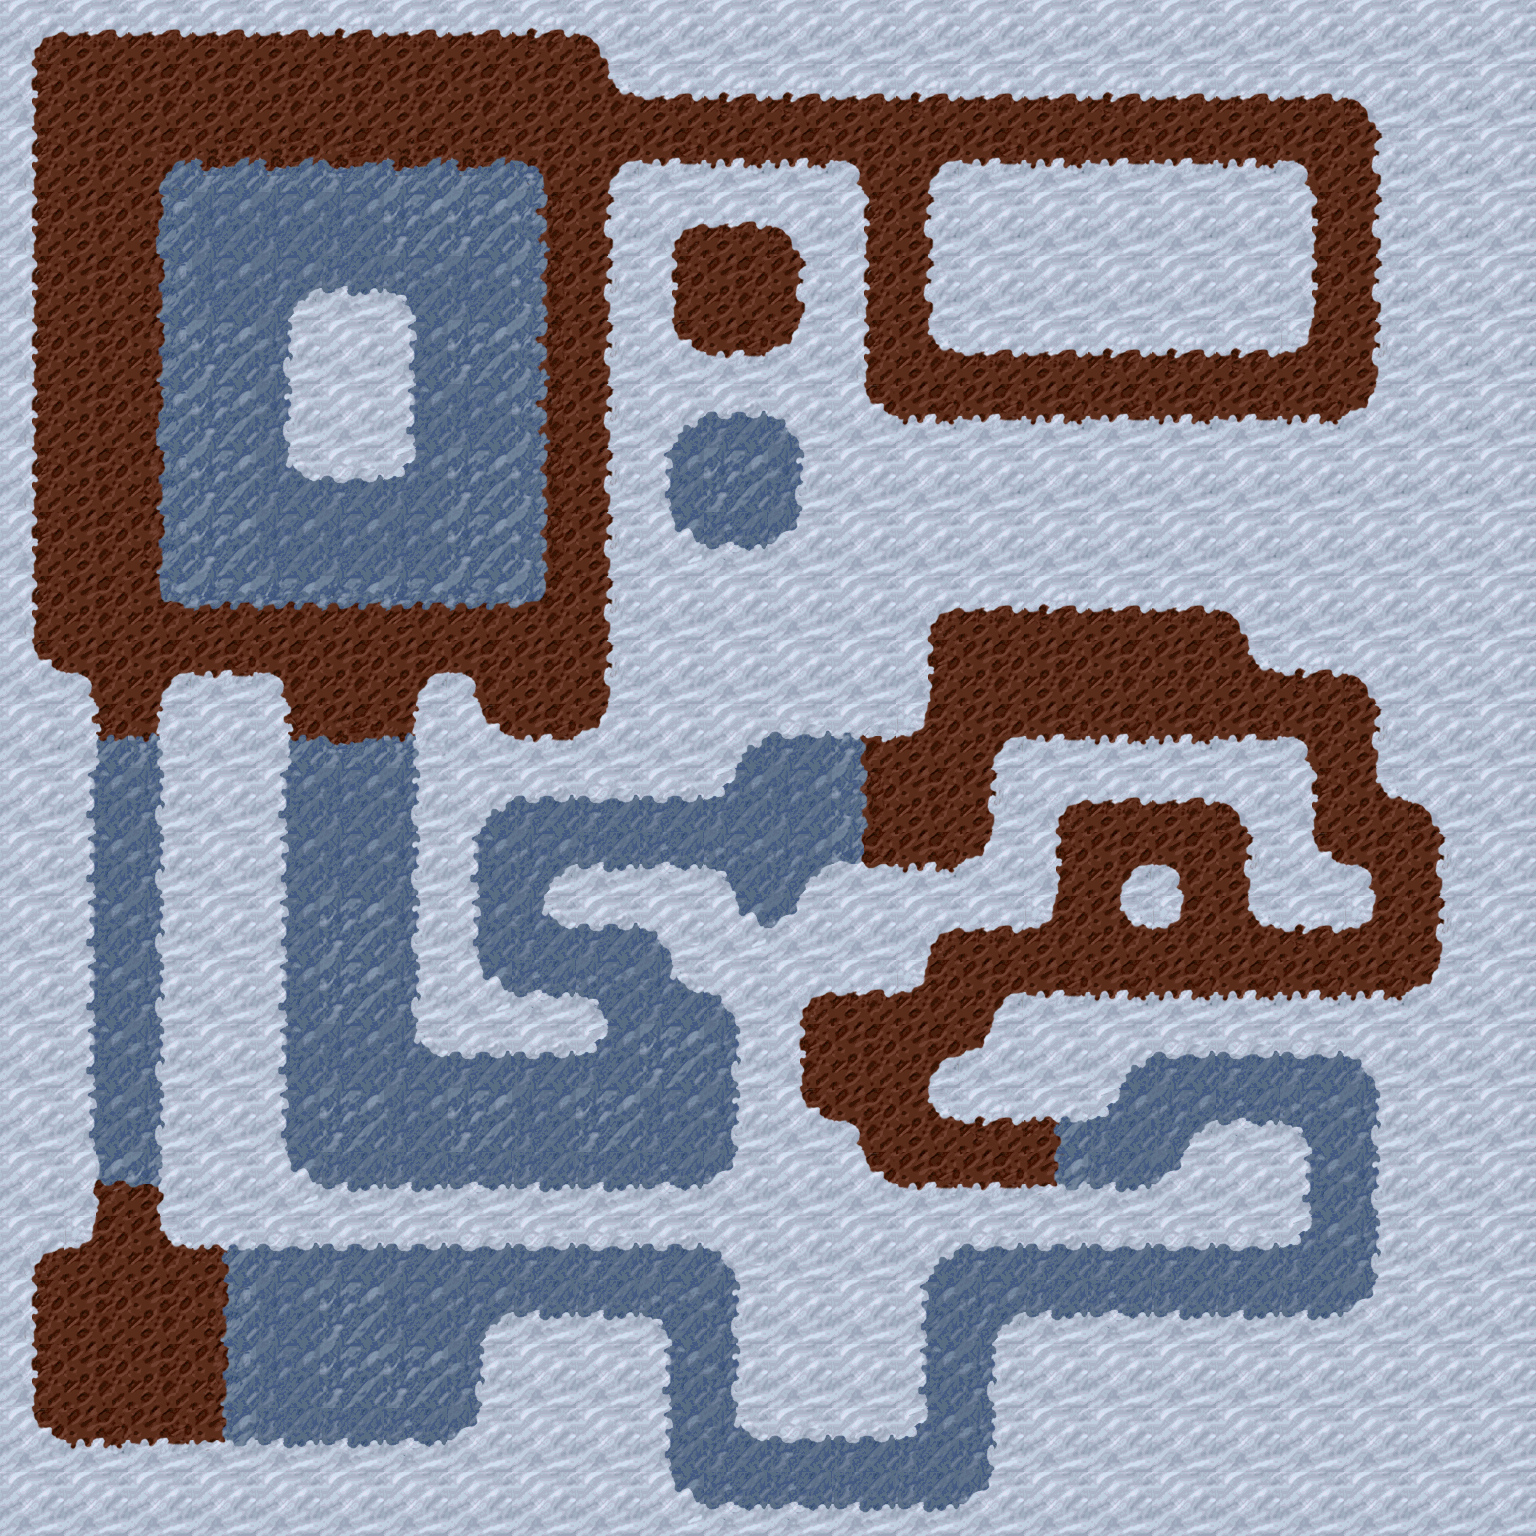

A 2D game scene composited from a Tiled map and its tileset images. What follows is a short description and the map's XML, with each tile layer's data collapsed to a summary:
An orthogonal 24x24 tile map with 64x64 px tiles, 1 tile layer (Terrain) and 11 objects (6x GroundEffect, 3x Enemy, Start, Goal).

<map version="1.0" orientation="orthogonal" renderorder="left-up" width="24" height="24" tilewidth="64" tileheight="64" nextobjectid="27">
 <tileset firstgid="1" name="terrain" tilewidth="64" tileheight="64" tilecount="1312" columns="32">
  <image source="tileset_64x64.png" width="2048" height="2624" />
  <terraintypes>
   <terrain name="Snow" tile="-1" />
   <terrain name="Ice" tile="-1" />
   <terrain name="Clay" tile="-1" />
  </terraintypes>
  <tile id="1184" terrain="1,1,1,2" />
  <tile id="1185" terrain="1,1,2,2" />
  <tile id="1186" terrain="1,1,2,1" />
  <tile id="1187" terrain="2,2,2,1" />
  <tile id="1188" terrain="2,2,1,1" />
  <tile id="1189" terrain="2,2,1,2" />
  <tile id="1199" terrain="1,1,1,0" />
  <tile id="1200" terrain="1,1,0,0" />
  <tile id="1201" terrain="1,1,0,1" />
  <tile id="1202" terrain="0,0,0,1" />
  <tile id="1203" terrain="0,0,1,1" />
  <tile id="1204" terrain="0,0,1,0" />
  <tile id="1216" terrain="1,2,1,2" />
  <tile id="1217" terrain="2,2,2,2" />
  <tile id="1218" terrain="2,1,2,1" />
  <tile id="1219" terrain="2,1,2,1" />
  <tile id="1220" terrain="1,1,1,1" />
  <tile id="1221" terrain="1,2,1,2" />
  <tile id="1225" terrain="2,2,2,0" />
  <tile id="1226" terrain="2,2,0,0" />
  <tile id="1227" terrain="2,2,0,2" />
  <tile id="1228" terrain="0,0,0,2" />
  <tile id="1229" terrain="0,0,2,2" />
  <tile id="1230" terrain="0,0,2,0" />
  <tile id="1231" terrain="1,0,1,0" />
  <tile id="1232" terrain="0,0,0,0" />
  <tile id="1233" terrain="0,1,0,1" />
  <tile id="1234" terrain="0,1,0,1" />
  <tile id="1235" terrain="1,1,1,1" />
  <tile id="1236" terrain="1,0,1,0" />
  <tile id="1248" terrain="1,2,1,1" />
  <tile id="1249" terrain="2,2,1,1" />
  <tile id="1250" terrain="2,1,1,1" />
  <tile id="1251" terrain="2,1,2,2" />
  <tile id="1252" terrain="1,1,2,2" />
  <tile id="1253" terrain="1,2,2,2" />
  <tile id="1254" terrain="0,0,2,1" />
  <tile id="1255" terrain="1,2,0,0" />
  <tile id="1256" terrain="2,1,0,0" />
  <tile id="1257" terrain="2,0,2,0" />
  <tile id="1258" terrain="0,0,0,0" />
  <tile id="1259" terrain="0,2,0,2" />
  <tile id="1260" terrain="0,2,0,2" />
  <tile id="1261" terrain="2,2,2,2" />
  <tile id="1262" terrain="2,0,2,0" />
  <tile id="1263" terrain="1,0,1,1" />
  <tile id="1264" terrain="0,0,1,1" />
  <tile id="1265" terrain="0,1,1,1" />
  <tile id="1266" terrain="0,1,0,0" />
  <tile id="1267" terrain="1,1,0,0" />
  <tile id="1268" terrain="1,0,0,0" />
  <tile id="1284" terrain="2,0,1,0" />
  <tile id="1285" terrain="0,2,0,1" />
  <tile id="1286" terrain="1,0,2,0" />
  <tile id="1287" terrain="0,1,0,2" />
  <tile id="1288" terrain="0,0,1,2" />
  <tile id="1289" terrain="2,0,2,2" />
  <tile id="1290" terrain="0,0,2,2" />
  <tile id="1291" terrain="0,2,2,2" />
  <tile id="1292" terrain="0,2,0,0" />
  <tile id="1293" terrain="2,2,0,0" />
  <tile id="1294" terrain="2,0,0,0" />
 </tileset>
 <layer name="Terrain" width="24" height="24">
  <data>[576 cells, 576 non-empty, 58 distinct tile ids]</data>
 </layer>
 <objectgroup name="Enemies">
  <object id="1" name="e3" type="Enemy" x="704" y="192" width="64" height="64">
   <properties>
    <property name="BaseSpeed" type="float" value="1" />
    <property name="Class" value="Wanderer" />
    <property name="PatrolDistance" type="float" value="3" />
   </properties>
  </object>
  <object id="2" name="e2" type="Enemy" x="192" y="832" width="64" height="64">
   <properties>
    <property name="BaseSpeed" type="float" value="1" />
    <property name="Class" value="Wanderer" />
    <property name="Direction" type="int" value="1" />
    <property name="PatrolDistance" type="float" value="4" />
   </properties>
  </object>
  <object id="3" name="e1" type="Enemy" x="320" y="320" width="64" height="64">
   <properties>
    <property name="BaseAtkSpeed" type="float" value="1" />
    <property name="Class" value="Archer" />
    <property name="Direction" type="int" value="-1" />
   </properties>
  </object>
 </objectgroup>
 <objectgroup name="Regions">
  <object id="14" name="SuperKillArea" type="GroundEffect" x="616" y="160">
   <properties>
    <property name="LifeDegen" type="float" value="50" />
   </properties>
   <polygon points="0,0 238,-2 252,22 254,228 282,260 736,262 768,222 772,-30 744,-70 22,-66 -10,-100 -33,-129 -28.3333,-152.5 848.667,-128.667 834,1362 -606.667,1356 -614,-160 -38,-151.333 -38,-130.667 -574,-130 -580,498 -534,520 -518,550 -518,1034 -526,1070 -540,1088 -576,1096 -584,1128 -584,1252 -560,1276 -536,1284 -160,1284 -144,1264 -128,1162 -88,1152 22,1154 48,1172 54,1306 70,1338 128,1346 344,1344 376,1320 378,1190 392,1152 710,1152 738,1152 762,1122 762,918 730,888 536,890 504,916 492,948 454,956 364,958 340,958 318,940 314,912 352,888 372,872 394,830 498,832 728,832 806,826 822,798 824,670 798,642 762,620 760,546 742,518 690,510 668,514 636,496 616,454 576,446 452,446 326,450 310,472 310,542 298,568 248,574 150,576 112,630 72,638 -74,636 -116,644 -140,696 -142,792 -118,824 -68,826 -20,846 -20,876 -40,896 -170,898 -196,876 -200,642 -198,552 -186,514 -146,516 -114,568 -54,580 -6,540 -6,72" />
  </object>
  <object id="15" name="SuperKillArea" type="GroundEffect" x="944" y="156">
   <polygon points="0,0 -14,34 -8,180 26,202 266,196 358,192 374,144 374,40 358,2 218,-2" />
  </object>
  <object id="16" name="SuperKillArea" type="GroundEffect" x="1370" y="900">
   <properties>
    <property name="LifeDegen" type="float" value="50" />
   </properties>
   <polygon points="0,0 -2,-30 -42,-46 -56,-66 -62,-134 -80,-166 -364,-162 -382,-96 -394,-42 -470,-26 -544,-34 -570,2 -602,28 -628,18 -658,-28 -730,-34 -800,-36 -820,-8 -828,10 -812,24 -724,30 -690,70 -648,104 -628,180 -640,250 -664,288 -1002,288 -1044,288 -1088,252 -1090,66 -1082,-142 -1088,-204 -1108,-230 -1198,-228 -1212,-154 -1212,282 -1204,336 -1164,344 -666,346 -640,366 -636,512 -632,528 -606,534 -460,534 -442,516 -444,382 -418,352 -332,346 -84,340 -66,332 -58,266 -64,230 -110,214 -168,220 -202,272 -274,284 -460,284 -498,272 -520,224 -556,206 -576,174 -574,110 -560,94 -456,90 -434,36 -326,22 -310,-52 -310,-90 -276,-100 -144,-100 -118,-52 -120,-2 -100,24 -56,28 -10,26" />
  </object>
  <object id="18" type="GroundEffect" x="161.333" y="161.333" width="384.667" height="444" />
  <object id="19" name="SuperKillArea" type="GroundEffect" x="291.333" y="289.333" width="119.333" height="186.667">
   <properties>
    <property name="LifeDegen" type="float" value="75" />
   </properties>
  </object>
  <object id="23" name="Start" type="Start" x="64.6667" y="65.3333" width="64" height="64" />
  <object id="24" name="Goal" type="Goal" x="65.3333" y="1344.67" width="64" height="64" />
  <object id="25" type="GroundEffect" x="1123" y="867" width="59" height="57" />
 </objectgroup>
 <objectgroup name="Collision" />
</map>
